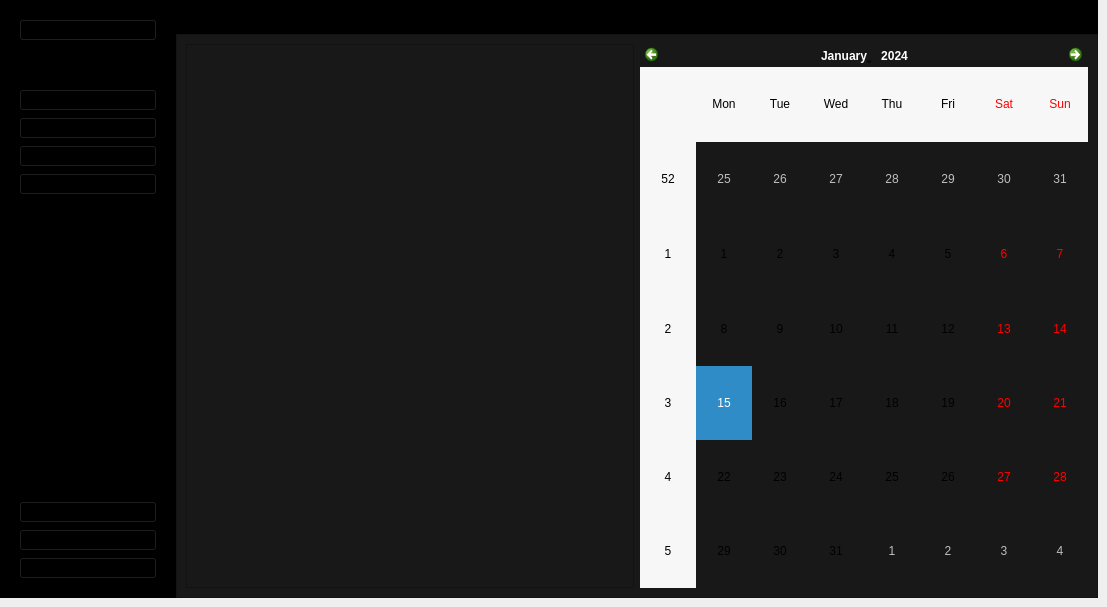
      <widget class="QWidget" name="MainPage_4">
       <widget class="QWidget" name="mainBodyContainer_13" native="true">
        <property name="geometry">
         <rect>
          <x>176</x>
          <y>0</y>
          <width>922</width>
          <height>598</height>
         </rect>
        </property>
        <property name="styleSheet">
         <string notr="true">background-color:#181818 ;</string>
        </property>
        <layout class="QFormLayout" name="formLayout_5">
         <property name="horizontalSpacing">
          <number>0</number>
         </property>
         <property name="verticalSpacing">
          <number>0</number>
         </property>
         <property name="leftMargin">
          <number>0</number>
         </property>
         <property name="topMargin">
          <number>0</number>
         </property>
         <property name="rightMargin">
          <number>0</number>
         </property>
         <property name="bottomMargin">
          <number>0</number>
         </property>
         <item row="0" column="0" colspan="2">
          <widget class="QFrame" name="TopBar_13">
           <property name="styleSheet">
            <string notr="true">background-color:rgb(0, 0, 0);</string>
           </property>
           <property name="frameShape">
            <enum>QFrame::StyledPanel</enum>
           </property>
           <property name="frameShadow">
            <enum>QFrame::Raised</enum>
           </property>
           <layout class="QVBoxLayout" name="verticalLayout_67">
            <item>
             <widget class="QLabel" name="Actor_13">
              <property name="styleSheet">
               <string notr="true">font: 75 16pt &quot;MS Shell Dlg 2&quot;;
</string>
              </property>
              <property name="text">
               <string>Responsable Ressource Humaine</string>
              </property>
             </widget>
            </item>
           </layout>
          </widget>
         </item>
         <item row="1" column="0" colspan="2">
          <widget class="QFrame" name="MainContent_13">
           <property name="styleSheet">
            <string notr="true">background-color:#181818 ;</string>
           </property>
           <property name="frameShape">
            <enum>QFrame::StyledPanel</enum>
           </property>
           <property name="frameShadow">
            <enum>QFrame::Raised</enum>
           </property>
           <layout class="QHBoxLayout" name="horizontalLayout_10">
            <item>
             <widget class="QGraphicsView" name="graphicsView_4"/>
            </item>
            <item>
             <widget class="QCalendarWidget" name="calendarWidget_4"/>
            </item>
           </layout>
          </widget>
         </item>
        </layout>
       </widget>
       <widget class="QWidget" name="leftMenuContainer_13" native="true">
        <property name="geometry">
         <rect>
          <x>0</x>
          <y>0</y>
          <width>176</width>
          <height>598</height>
         </rect>
        </property>
        <property name="styleSheet">
         <string notr="true">background-color:#FFF;
</string>
        </property>
        <layout class="QVBoxLayout" name="verticalLayout_68">
         <property name="leftMargin">
          <number>0</number>
         </property>
         <property name="topMargin">
          <number>0</number>
         </property>
         <property name="rightMargin">
          <number>0</number>
         </property>
         <item>
          <widget class="QWidget" name="leftMenuSubContainer_13" native="true">
           <property name="styleSheet">
            <string notr="true">background-color:rgb(0, 0, 0);</string>
           </property>
           <layout class="QVBoxLayout" name="verticalLayout_69">
            <item alignment="Qt::AlignTop">
             <widget class="QFrame" name="UserSideMenu_13">
              <property name="frameShape">
               <enum>QFrame::StyledPanel</enum>
              </property>
              <property name="frameShadow">
               <enum>QFrame::Raised</enum>
              </property>
              <layout class="QHBoxLayout" name="horizontalLayout_11">
               <item>
                <widget class="QPushButton" name="Account_13">
                 <property name="toolTip">
                  <string>User</string>
                 </property>
                 <property name="toolTipDuration">
                  <number>16</number>
                 </property>
                 <property name="text">
                  <string>My account</string>
                 </property>
                 <property name="icon">
                  <iconset>
                   <normalon>icon/user.svg</normalon>
                  </iconset>
                 </property>
                 <property name="iconSize">
                  <size>
                   <width>20</width>
                   <height>20</height>
                  </size>
                 </property>
                </widget>
               </item>
              </layout>
             </widget>
            </item>
            <item alignment="Qt::AlignTop">
             <widget class="QFrame" name="MainFunctions_13">
              <property name="sizePolicy">
               <sizepolicy hsizetype="Preferred" vsizetype="Preferred">
                <horstretch>0</horstretch>
                <verstretch>0</verstretch>
               </sizepolicy>
              </property>
              <property name="frameShape">
               <enum>QFrame::StyledPanel</enum>
              </property>
              <property name="frameShadow">
               <enum>QFrame::Raised</enum>
              </property>
              <layout class="QVBoxLayout" name="verticalLayout_70">
               <item>
                <widget class="QPushButton" name="HomeBtn_13">
                 <property name="toolTip">
                  <string>Home</string>
                 </property>
                 <property name="styleSheet">
                  <string notr="true"/>
                 </property>
                 <property name="text">
                  <string>Home</string>
                 </property>
                 <property name="icon">
                  <iconset>
                   <normaloff>icon/home.svg</normaloff>
                   <normalon>icon/home.svg</normalon>icon/home.svg</iconset>
                 </property>
                 <property name="iconSize">
                  <size>
                   <width>20</width>
                   <height>20</height>
                  </size>
                 </property>
                </widget>
               </item>
               <item>
                <widget class="QPushButton" name="DataBtn_13">
                 <property name="toolTip">
                  <string>Data</string>
                 </property>
                 <property name="text">
                  <string>Data</string>
                 </property>
                 <property name="icon">
                  <iconset>
                   <normaloff>icon/database.svg</normaloff>
                   <normalon>icon/database.svg</normalon>icon/database.svg</iconset>
                 </property>
                 <property name="iconSize">
                  <size>
                   <width>20</width>
                   <height>20</height>
                  </size>
                 </property>
                </widget>
               </item>
               <item>
                <widget class="QPushButton" name="addeq_13">
                 <property name="styleSheet">
                  <string notr="true">font: 75 9pt &quot;MS Shell Dlg 2&quot;;</string>
                 </property>
                 <property name="text">
                  <string>Ajouter un employee</string>
                 </property>
                 <property name="icon">
                  <iconset>
                   <normaloff>icon/plus.svg</normaloff>icon/plus.svg</iconset>
                 </property>
                 <property name="iconSize">
                  <size>
                   <width>20</width>
                   <height>20</height>
                  </size>
                 </property>
                </widget>
               </item>
               <item>
                <widget class="QPushButton" name="PdfBtn_16">
                 <property name="toolTip">
                  <string>Pdf</string>
                 </property>
                 <property name="text">
                  <string>add maintenance</string>
                 </property>
                 <property name="icon">
                  <iconset>
                   <normaloff>icon/printer.svg</normaloff>
                   <normalon>icon/printer.svg</normalon>icon/printer.svg</iconset>
                 </property>
                 <property name="iconSize">
                  <size>
                   <width>20</width>
                   <height>20</height>
                  </size>
                 </property>
                </widget>
               </item>
               <item>
                <spacer name="verticalSpacer_85">
                 <property name="orientation">
                  <enum>Qt::Vertical</enum>
                 </property>
                 <property name="sizeHint" stdset="0">
                  <size>
                   <width>20</width>
                   <height>40</height>
                  </size>
                 </property>
                </spacer>
               </item>
               <item>
                <spacer name="verticalSpacer_86">
                 <property name="orientation">
                  <enum>Qt::Vertical</enum>
                 </property>
                 <property name="sizeHint" stdset="0">
                  <size>
                   <width>20</width>
                   <height>40</height>
                  </size>
                 </property>
                </spacer>
               </item>
               <item>
                <spacer name="verticalSpacer_87">
                 <property name="orientation">
                  <enum>Qt::Vertical</enum>
                 </property>
                 <property name="sizeHint" stdset="0">
                  <size>
                   <width>20</width>
                   <height>40</height>
                  </size>
                 </property>
                </spacer>
               </item>
               <item>
                <spacer name="verticalSpacer_88">
                 <property name="orientation">
                  <enum>Qt::Vertical</enum>
                 </property>
                 <property name="sizeHint" stdset="0">
                  <size>
                   <width>20</width>
                   <height>40</height>
                  </size>
                 </property>
                </spacer>
               </item>
               <item>
                <spacer name="verticalSpacer_89">
                 <property name="orientation">
                  <enum>Qt::Vertical</enum>
                 </property>
                 <property name="sizeHint" stdset="0">
                  <size>
                   <width>20</width>
                   <height>40</height>
                  </size>
                 </property>
                </spacer>
               </item>
               <item>
                <spacer name="verticalSpacer_90">
                 <property name="orientation">
                  <enum>Qt::Vertical</enum>
                 </property>
                 <property name="sizeHint" stdset="0">
                  <size>
                   <width>20</width>
                   <height>40</height>
                  </size>
                 </property>
                </spacer>
               </item>
               <item>
                <spacer name="verticalSpacer_91">
                 <property name="orientation">
                  <enum>Qt::Vertical</enum>
                 </property>
                 <property name="sizeHint" stdset="0">
                  <size>
                   <width>20</width>
                   <height>40</height>
                  </size>
                 </property>
                </spacer>
               </item>
              </layout>
             </widget>
            </item>
            <item alignment="Qt::AlignBottom">
             <widget class="QFrame" name="AppFunction_13">
              <property name="frameShape">
               <enum>QFrame::StyledPanel</enum>
              </property>
              <property name="frameShadow">
               <enum>QFrame::Raised</enum>
              </property>
              <layout class="QVBoxLayout" name="verticalLayout_71">
               <item>
                <widget class="QPushButton" name="SettingsBtn_13">
                 <property name="toolTip">
                  <string>Settings</string>
                 </property>
                 <property name="text">
                  <string>Settings</string>
                 </property>
                 <property name="icon">
                  <iconset>
                   <normaloff>icon/settings.svg</normaloff>
                   <disabledoff>icon/settings.svg</disabledoff>icon/settings.svg</iconset>
                 </property>
                 <property name="iconSize">
                  <size>
                   <width>20</width>
                   <height>20</height>
                  </size>
                 </property>
                </widget>
               </item>
               <item>
                <widget class="QPushButton" name="HelpBtn_13">
                 <property name="toolTip">
                  <string>Help</string>
                 </property>
                 <property name="text">
                  <string>Help</string>
                 </property>
                 <property name="icon">
                  <iconset>
                   <normaloff>icon/help-circle.svg</normaloff>
                   <normalon>icon/help-circle.svg</normalon>icon/help-circle.svg</iconset>
                 </property>
                 <property name="iconSize">
                  <size>
                   <width>20</width>
                   <height>20</height>
                  </size>
                 </property>
                </widget>
               </item>
               <item>
                <widget class="QPushButton" name="LogoutBtn_13">
                 <property name="toolTip">
                  <string>Logout</string>
                 </property>
                 <property name="text">
                  <string>Logout</string>
                 </property>
                 <property name="icon">
                  <iconset>
                   <normaloff>icon/log-out.svg</normaloff>
                   <normalon>icon/log-out.svg</normalon>icon/log-out.svg</iconset>
                 </property>
                 <property name="iconSize">
                  <size>
                   <width>20</width>
                   <height>20</height>
                  </size>
                 </property>
                </widget>
               </item>
              </layout>
             </widget>
            </item>
           </layout>
          </widget>
         </item>
        </layout>
       </widget>
      </widget>
